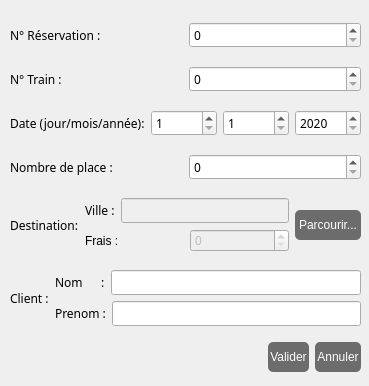
<?xml version="1.0" encoding="UTF-8"?>
<ui version="4.0">
 <class>reservation</class>
 <widget class="QDialog" name="reservation">
  <property name="geometry">
   <rect>
    <x>0</x>
    <y>0</y>
    <width>369</width>
    <height>386</height>
   </rect>
  </property>
  <property name="windowTitle">
   <string>Dialog</string>
  </property>
  <widget class="QWidget" name="layoutWidget">
   <property name="geometry">
    <rect>
     <x>10</x>
     <y>10</y>
     <width>351</width>
     <height>331</height>
    </rect>
   </property>
   <layout class="QVBoxLayout" name="verticalLayout_2">
    <item>
     <layout class="QHBoxLayout" name="horizontalLayout">
      <item>
       <widget class="QLabel" name="label">
        <property name="font">
         <font>
          <family>Century Gothic</family>
         </font>
        </property>
        <property name="text">
         <string>N° Réservation :</string>
        </property>
       </widget>
      </item>
      <item>
       <widget class="QSpinBox" name="numreservation">
        <property name="font">
         <font>
          <family>Century Gothic</family>
         </font>
        </property>
       </widget>
      </item>
     </layout>
    </item>
    <item>
     <layout class="QHBoxLayout" name="horizontalLayout_3">
      <item>
       <widget class="QLabel" name="label_3">
        <property name="font">
         <font>
          <family>Century Gothic</family>
         </font>
        </property>
        <property name="text">
         <string>N° Train :</string>
        </property>
       </widget>
      </item>
      <item>
       <widget class="QSpinBox" name="numtrain">
        <property name="font">
         <font>
          <family>Century Gothic</family>
         </font>
        </property>
       </widget>
      </item>
     </layout>
    </item>
    <item>
     <layout class="QHBoxLayout" name="horizontalLayout_5">
      <item>
       <widget class="QLabel" name="label_5">
        <property name="font">
         <font>
          <family>Century Gothic</family>
         </font>
        </property>
        <property name="text">
         <string>Date (jour/mois/année):</string>
        </property>
       </widget>
      </item>
      <item>
       <widget class="QSpinBox" name="jour">
        <property name="font">
         <font>
          <family>Century Gothic</family>
         </font>
        </property>
        <property name="minimum">
         <number>1</number>
        </property>
        <property name="maximum">
         <number>31</number>
        </property>
       </widget>
      </item>
      <item>
       <widget class="QSpinBox" name="mois">
        <property name="font">
         <font>
          <family>Century Gothic</family>
         </font>
        </property>
        <property name="minimum">
         <number>1</number>
        </property>
        <property name="maximum">
         <number>12</number>
        </property>
       </widget>
      </item>
      <item>
       <widget class="QSpinBox" name="annee">
        <property name="font">
         <font>
          <family>Century Gothic</family>
         </font>
        </property>
        <property name="minimum">
         <number>2020</number>
        </property>
        <property name="maximum">
         <number>2025</number>
        </property>
       </widget>
      </item>
     </layout>
    </item>
    <item>
     <layout class="QHBoxLayout" name="horizontalLayout_2">
      <item>
       <widget class="QLabel" name="label_2">
        <property name="font">
         <font>
          <family>Century Gothic</family>
         </font>
        </property>
        <property name="text">
         <string>Nombre de place :</string>
        </property>
       </widget>
      </item>
      <item>
       <widget class="QSpinBox" name="place">
        <property name="font">
         <font>
          <family>Century Gothic</family>
         </font>
        </property>
       </widget>
      </item>
     </layout>
    </item>
    <item>
     <layout class="QHBoxLayout" name="horizontalLayout_13">
      <item>
       <layout class="QHBoxLayout" name="horizontalLayout_12">
        <item>
         <widget class="QLabel" name="label_8">
          <property name="font">
           <font>
            <family>Century Gothic</family>
           </font>
          </property>
          <property name="text">
           <string>Destination:</string>
          </property>
         </widget>
        </item>
        <item>
         <layout class="QVBoxLayout" name="verticalLayout_3">
          <item>
           <layout class="QHBoxLayout" name="horizontalLayout_10">
            <item>
             <widget class="QLabel" name="label_9">
              <property name="font">
               <font>
                <family>Century Gothic</family>
               </font>
              </property>
              <property name="text">
               <string>Ville :</string>
              </property>
             </widget>
            </item>
            <item>
             <widget class="QLineEdit" name="ville">
              <property name="enabled">
               <bool>false</bool>
              </property>
              <property name="font">
               <font>
                <family>Century Gothic</family>
               </font>
              </property>
             </widget>
            </item>
           </layout>
          </item>
          <item>
           <layout class="QHBoxLayout" name="horizontalLayout_11">
            <item>
             <widget class="QLabel" name="label_10">
              <property name="styleSheet">
               <string notr="true">font: 8pt &quot;Century Gothic&quot;;</string>
              </property>
              <property name="text">
               <string>Frais :</string>
              </property>
             </widget>
            </item>
            <item>
             <widget class="QSpinBox" name="vola">
              <property name="enabled">
               <bool>false</bool>
              </property>
              <property name="maximum">
               <number>100000</number>
              </property>
             </widget>
            </item>
           </layout>
          </item>
         </layout>
        </item>
       </layout>
      </item>
      <item>
       <widget class="QPushButton" name="pushButton">
        <property name="minimumSize">
         <size>
          <width>0</width>
          <height>30</height>
         </size>
        </property>
        <property name="cursor">
         <cursorShape>PointingHandCursor</cursorShape>
        </property>
        <property name="styleSheet">
         <string notr="true">font: 75 10pt &quot;Century Gothic&quot;;
background-color: rgb(108, 108, 108);
color: rgb(255, 255, 255);
padding: 0 4%;
border-radius: 5px;</string>
        </property>
        <property name="text">
         <string>Parcourir...</string>
        </property>
       </widget>
      </item>
     </layout>
    </item>
    <item>
     <layout class="QHBoxLayout" name="horizontalLayout_7">
      <item>
       <widget class="QLabel" name="label_7">
        <property name="font">
         <font>
          <family>Century Gothic</family>
         </font>
        </property>
        <property name="text">
         <string>Client :</string>
        </property>
       </widget>
      </item>
      <item>
       <layout class="QVBoxLayout" name="verticalLayout">
        <item>
         <layout class="QHBoxLayout" name="horizontalLayout_4">
          <item>
           <widget class="QLabel" name="label_4">
            <property name="font">
             <font>
              <family>Century Gothic</family>
             </font>
            </property>
            <property name="text">
             <string>Nom      :</string>
            </property>
           </widget>
          </item>
          <item>
           <widget class="QLineEdit" name="nom">
            <property name="font">
             <font>
              <family>Century Gothic</family>
             </font>
            </property>
           </widget>
          </item>
         </layout>
        </item>
        <item>
         <layout class="QHBoxLayout" name="horizontalLayout_6">
          <item>
           <widget class="QLabel" name="label_6">
            <property name="font">
             <font>
              <family>Century Gothic</family>
             </font>
            </property>
            <property name="text">
             <string>Prenom :</string>
            </property>
           </widget>
          </item>
          <item>
           <widget class="QLineEdit" name="prenom">
            <property name="font">
             <font>
              <family>Century Gothic</family>
             </font>
            </property>
           </widget>
          </item>
         </layout>
        </item>
       </layout>
      </item>
     </layout>
    </item>
   </layout>
  </widget>
  <widget class="QWidget" name="layoutWidget_2">
   <property name="geometry">
    <rect>
     <x>10</x>
     <y>340</y>
     <width>351</width>
     <height>34</height>
    </rect>
   </property>
   <layout class="QHBoxLayout" name="horizontalLayout_9">
    <item>
     <spacer name="horizontalSpacer">
      <property name="orientation">
       <enum>Qt::Horizontal</enum>
      </property>
      <property name="sizeHint" stdset="0">
       <size>
        <width>40</width>
        <height>20</height>
       </size>
      </property>
     </spacer>
    </item>
    <item>
     <layout class="QHBoxLayout" name="horizontalLayout_8">
      <item>
       <widget class="QPushButton" name="valider">
        <property name="enabled">
         <bool>false</bool>
        </property>
        <property name="minimumSize">
         <size>
          <width>0</width>
          <height>30</height>
         </size>
        </property>
        <property name="cursor">
         <cursorShape>PointingHandCursor</cursorShape>
        </property>
        <property name="styleSheet">
         <string notr="true">font: 75 10pt &quot;Century Gothic&quot;;
background-color: rgb(108, 108, 108);
color: rgb(255, 255, 255);
padding: 0 2%;
border-radius: 5px;</string>
        </property>
        <property name="text">
         <string>Valider</string>
        </property>
        <property name="icon">
         <iconset resource="res.qrc">
          <normaloff>:/image/image/valider.png</normaloff>:/image/image/valider.png</iconset>
        </property>
        <property name="iconSize">
         <size>
          <width>20</width>
          <height>20</height>
         </size>
        </property>
       </widget>
      </item>
      <item>
       <widget class="QPushButton" name="annuler">
        <property name="minimumSize">
         <size>
          <width>0</width>
          <height>30</height>
         </size>
        </property>
        <property name="cursor">
         <cursorShape>PointingHandCursor</cursorShape>
        </property>
        <property name="styleSheet">
         <string notr="true">font: 75 10pt &quot;Century Gothic&quot;;
background-color: rgb(108, 108, 108);
color: rgb(255, 255, 255);
padding: 0 2%;
border-radius: 5px;</string>
        </property>
        <property name="text">
         <string>Annuler</string>
        </property>
        <property name="icon">
         <iconset resource="res.qrc">
          <normaloff>:/image/image/annuler.png</normaloff>:/image/image/annuler.png</iconset>
        </property>
        <property name="iconSize">
         <size>
          <width>20</width>
          <height>20</height>
         </size>
        </property>
       </widget>
      </item>
     </layout>
    </item>
   </layout>
  </widget>
 </widget>
 <resources>
  <include location="res.qrc"/>
 </resources>
 <connections/>
</ui>
